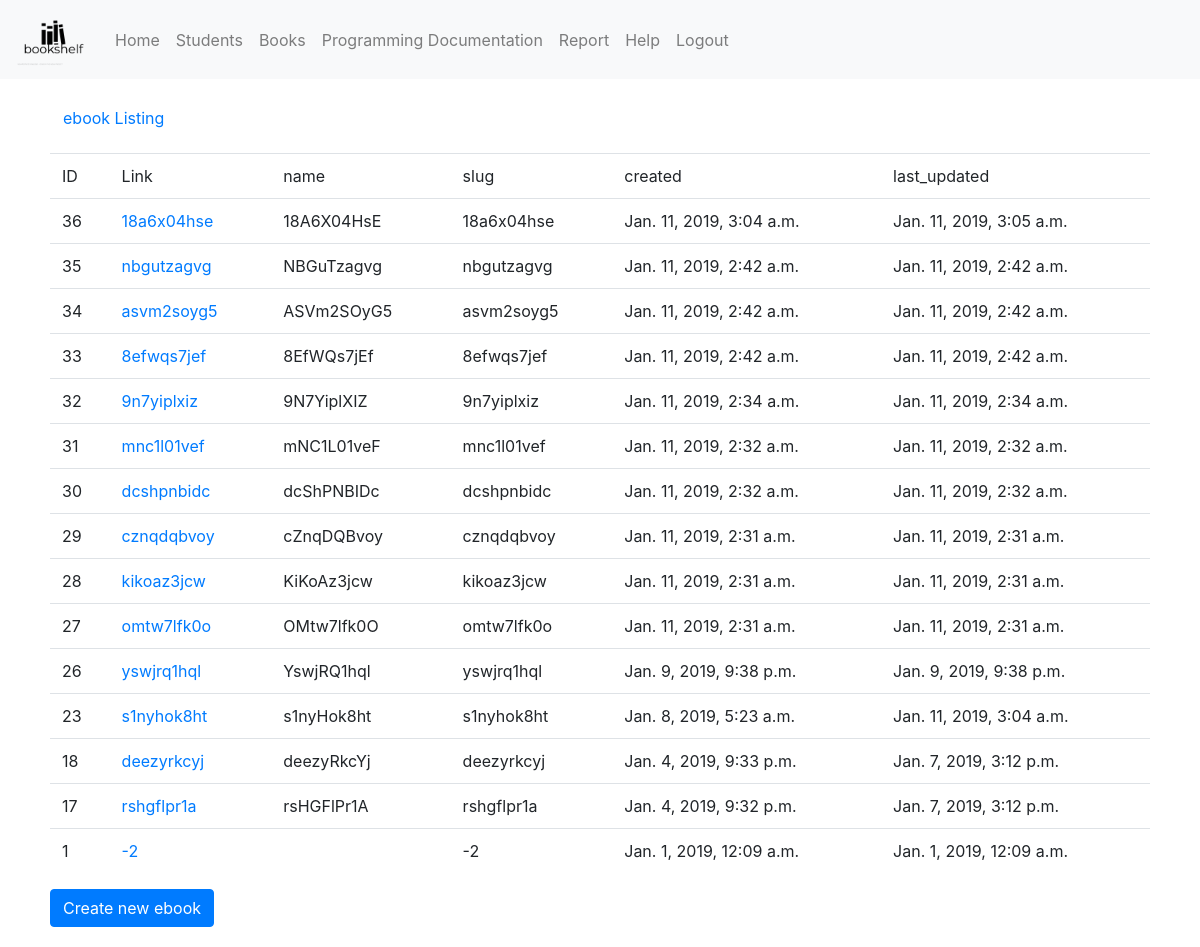
Before: /fbla_admin/ebook/ (signed in) with the older database file.
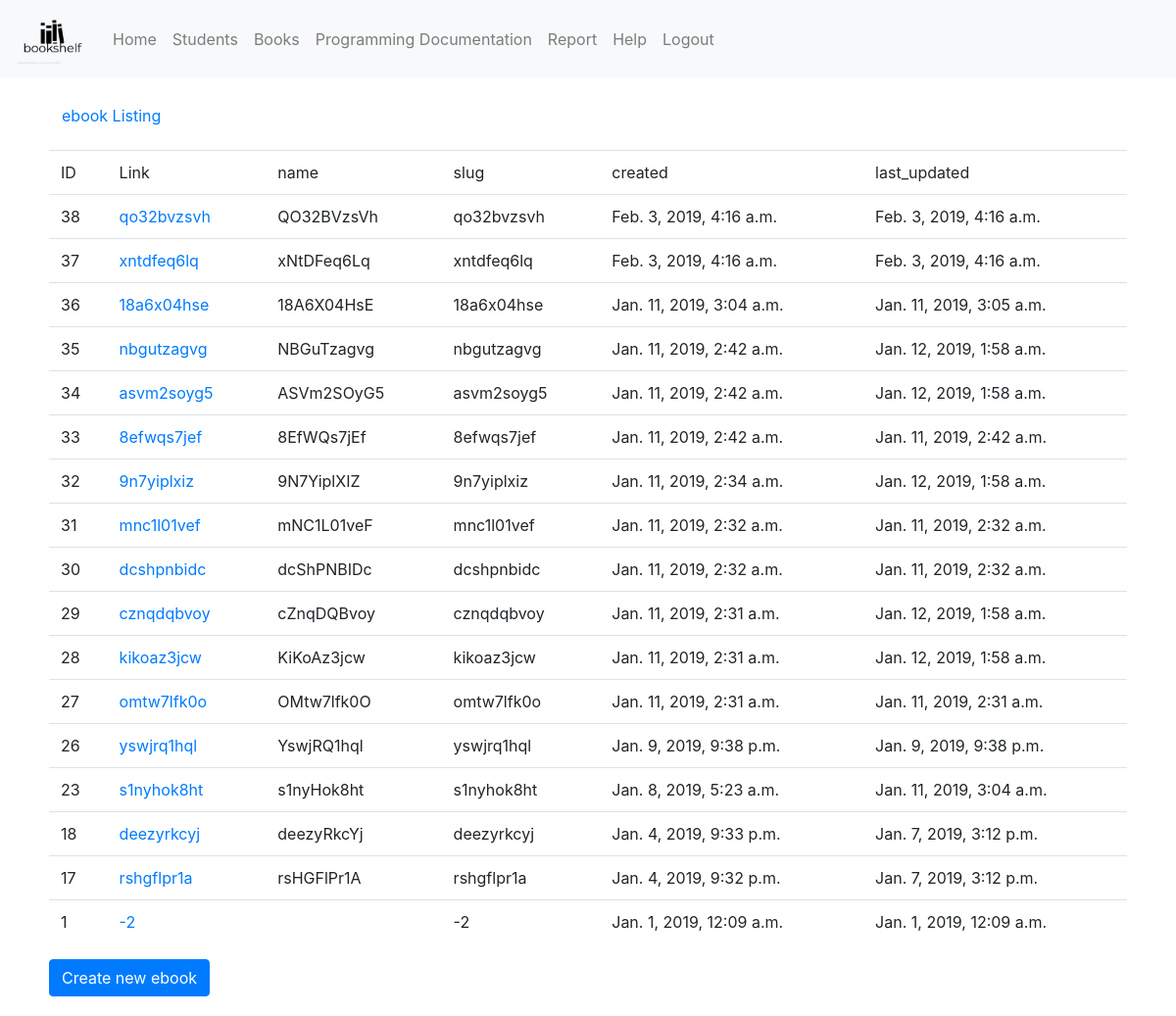
After: the same page with the newer database file.
### fbla_admin/models.py (models this page shows, shortened)
class ebook(models.Model):
    name = models.CharField(max_length=255, verbose_name="Claim Code", unique=True)
    slug = extension_fields.AutoSlugField(populate_from='name', blank=True)
    created = models.DateTimeField(auto_now_add=True, editable=False)
    last_updated = models.DateTimeField(auto_now=True, editable=False)
    check_out_student = models.ForeignKey(
        'fbla_admin.student',
        on_delete=models.CASCADE, related_name="students",
        blank=True,
        null=True
    )
    book_id = models.ForeignKey(
        'fbla_admin.book',
        on_delete=models.CASCADE, related_name="books",
    )
    class Meta:
        ordering = ('-created',)
    def __str__(self):
        return u'%s' % self.slug
    def get_absolute_url(self):
        return reverse('fbla_admin_ebook_detail', args=(self.slug,))

### fbla_admin/views.py (the view)
# urls.py: path('fbla_admin/ebook/', login_required(views.ebookListView.as_view()), name='fbla_admin_ebook_list'),
class ebookListView(ListView):
    model = ebook

### fbla_admin/templates/fbla_admin/ebook_list.html
{% extends "base.html" %}
{% load static %}
{% block content %}
<p><a class="btn btn-default" href="{% url 'fbla_admin_ebook_list' %}">ebook Listing</a></p>
<table class="table">
<tr>
<td>ID</td><td>Link</td>
    <td>name</td>
    <td>slug</td>
    <td>created</td>
    <td>last_updated</td>
</tr>
{% for object in object_list %}
<tr>
    <td>{{object.pk}}</td>
    <td><a href="{{object.get_absolute_url}}">{{object}}</a></td>
    <td>{{ object.name }}</td>
    <td>{{ object.slug }}</td>
    <td>{{ object.created }}</td>
    <td>{{ object.last_updated }}</td>
</tr>
{% endfor %}
</table><a class="btn btn-primary" href="{% url 'fbla_admin_ebook_create' %}">Create new ebook</a>
{% endblock %}

Changed rows visible on the page:
added ebook: pk "38", slug "qo32bvzsvh", name "QO32BVzsVh", created "Feb. 3, 2019, 4:16 a.m.", last_updated "Feb. 3, 2019, 4:16 a.m."
added ebook: pk "37", slug "xntdfeq6lq", name "xNtDFeq6Lq", created "Feb. 3, 2019, 4:16 a.m.", last_updated "Feb. 3, 2019, 4:16 a.m."
changed ebook "nbgutzagvg": last_updated "Jan. 11, 2019, 2:42 a.m." → "Jan. 12, 2019, 1:58 a.m."
changed ebook "asvm2soyg5": last_updated "Jan. 11, 2019, 2:42 a.m." → "Jan. 12, 2019, 1:58 a.m."
changed ebook "9n7yiplxiz": last_updated "Jan. 11, 2019, 2:34 a.m." → "Jan. 12, 2019, 1:58 a.m."
changed ebook "cznqdqbvoy": last_updated "Jan. 11, 2019, 2:31 a.m." → "Jan. 12, 2019, 1:58 a.m."
changed ebook "kikoaz3jcw": last_updated "Jan. 11, 2019, 2:31 a.m." → "Jan. 12, 2019, 1:58 a.m."
